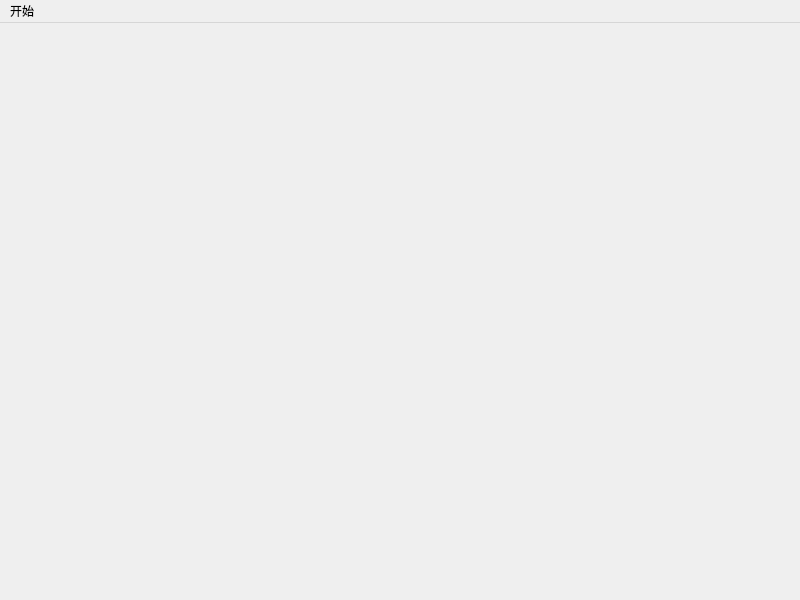
<?xml version="1.0" encoding="UTF-8"?>
<ui version="4.0">
 <class>MainScene</class>
 <widget class="QMainWindow" name="MainScene">
  <property name="geometry">
   <rect>
    <x>0</x>
    <y>0</y>
    <width>800</width>
    <height>600</height>
   </rect>
  </property>
  <property name="windowTitle">
   <string>MainScene</string>
  </property>
  <widget class="QWidget" name="centralwidget"/>
  <widget class="QMenuBar" name="menubar">
   <property name="geometry">
    <rect>
     <x>0</x>
     <y>0</y>
     <width>800</width>
     <height>22</height>
    </rect>
   </property>
   <widget class="QMenu" name="menustart">
    <property name="title">
     <string>开始</string>
    </property>
    <addaction name="actionquit"/>
   </widget>
   <addaction name="menustart"/>
  </widget>
  <action name="actionquit">
   <property name="text">
    <string>退出</string>
   </property>
  </action>
 </widget>
 <resources/>
 <connections/>
</ui>
